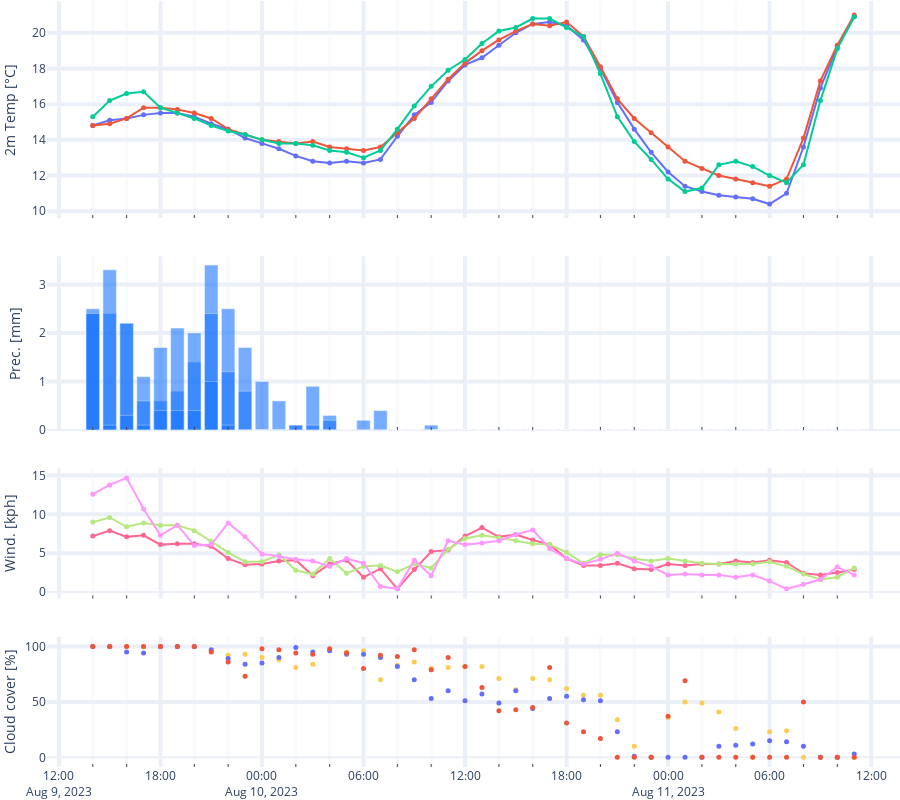

Source (notebook cell):
### Code cell
def make_lineplot_timeseries(df, var, mode='lines+markers'):
    traces = []
    for col in df.columns[df.columns.str.contains(var)]:
        # First do the first 48 hrs
        traces.append(
            go.Scatter(
                x=df.loc[:, 'time'],
                y=df.loc[:, col],
                mode=mode,
                name=col,
                marker=dict(size=5),
                line=dict(width=2),
                showlegend=False),
        )

    return traces


def make_barplot_timeseries(df, var):
    traces = []
    for col in df.columns[df.columns.str.contains(var)]:
        traces.append(
            go.Bar(
                x=df['time'],
                y=df[col],
                name=col,
                opacity=0.6,
                marker=dict(color='rgb(26, 118, 255)'),
                showlegend=False),
        )

    return traces

def make_subplot_figure(data):
    traces_temp = make_lineplot_timeseries(data, 'temperature_2m')
    traces_precipitation = make_barplot_timeseries(data, 'precipitation')
    traces_wind = make_lineplot_timeseries(data, 'windspeed_10m')
    traces_cloud = make_lineplot_timeseries(data, 'cloudcover', mode='markers')

    fig = make_subplots(
        rows=4,
        cols=1,
        shared_xaxes=True,
        vertical_spacing=0.05,
        row_heights=[0.5, 0.4, 0.3, 0.3])

    for trace_temp in traces_temp:
        fig.add_trace(trace_temp, row=1, col=1)
    for trace_precipitation in traces_precipitation:
        fig.add_trace(trace_precipitation, row=2, col=1)
    for trace_wind in traces_wind:
        fig.add_trace(trace_wind, row=3, col=1)
    for trace_cloud in traces_cloud:
        fig.add_trace(trace_cloud, row=4, col=1)

    fig.update_layout(
        xaxis=dict(showgrid=True,
                   range=[data['time'].min(),
                          data['time'].max()]),
        yaxis=dict(showgrid=True,),
        height=800,
        margin={"r": 0.1, "t": 0.1, "l": 0.1, "b": 0.1},
        template='plotly_white',
        barmode='overlay'
    )

    fig.update_yaxes(title_text="2m Temp [°C]", row=1, col=1)
    fig.update_yaxes(title_text="Prec. [mm]", row=2, col=1)
    fig.update_yaxes(title_text="Wind. [kph]", row=3, col=1)
    fig.update_yaxes(title_text="Cloud cover [%]", row=4, col=1)
    fig.update_yaxes(showgrid=True, gridwidth=4)
    fig.update_xaxes(minor=dict(ticks="inside", showgrid=True,
                     gridwidth=3), showgrid=True, gridwidth=4)

    return fig


make_subplot_figure(df)
